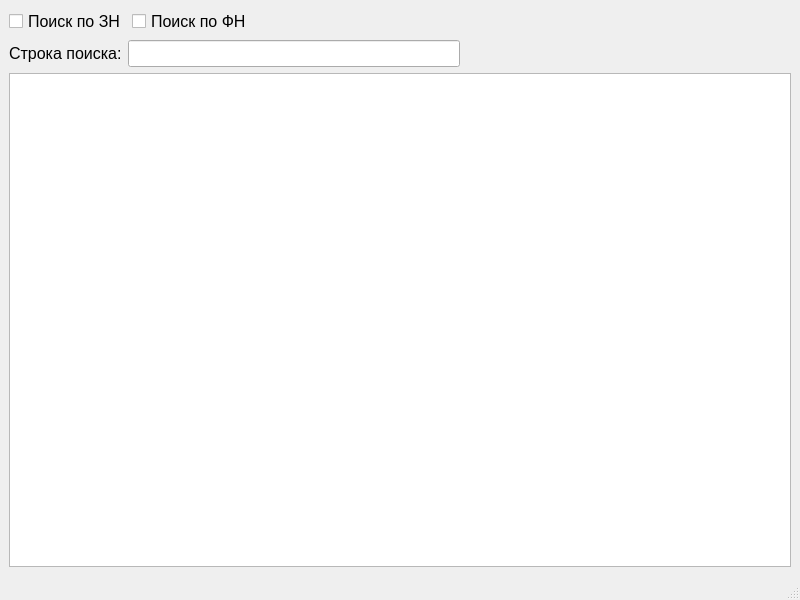
<?xml version="1.0" encoding="UTF-8"?>
<ui version="4.0">
 <class>FindWindow</class>
 <widget class="QMainWindow" name="FindWindow">
  <property name="geometry">
   <rect>
    <x>0</x>
    <y>0</y>
    <width>800</width>
    <height>600</height>
   </rect>
  </property>
  <property name="font">
   <font>
    <pointsize>12</pointsize>
   </font>
  </property>
  <property name="windowTitle">
   <string>Поиск РРО</string>
  </property>
  <property name="windowIcon">
   <iconset resource="resource.qrc">
    <normaloff>:/resource/Icon/find.png</normaloff>:/resource/Icon/find.png</iconset>
  </property>
  <widget class="QWidget" name="centralwidget">
   <layout class="QGridLayout" name="gridLayout">
    <item row="0" column="0">
     <layout class="QHBoxLayout" name="horizontalLayout_2">
      <item>
       <widget class="QCheckBox" name="checkBoxZN">
        <property name="text">
         <string>Поиск по ЗН</string>
        </property>
       </widget>
      </item>
      <item>
       <widget class="QCheckBox" name="checkBoxFN">
        <property name="text">
         <string>Поиск по ФН</string>
        </property>
       </widget>
      </item>
      <item>
       <spacer name="horizontalSpacer_2">
        <property name="orientation">
         <enum>Qt::Horizontal</enum>
        </property>
        <property name="sizeHint" stdset="0">
         <size>
          <width>40</width>
          <height>20</height>
         </size>
        </property>
       </spacer>
      </item>
     </layout>
    </item>
    <item row="1" column="0">
     <layout class="QHBoxLayout" name="horizontalLayout">
      <item>
       <widget class="QLabel" name="label">
        <property name="text">
         <string>Строка поиска:</string>
        </property>
       </widget>
      </item>
      <item>
       <widget class="QLineEdit" name="lineEditFind"/>
      </item>
      <item>
       <spacer name="horizontalSpacer">
        <property name="orientation">
         <enum>Qt::Horizontal</enum>
        </property>
        <property name="sizeHint" stdset="0">
         <size>
          <width>40</width>
          <height>20</height>
         </size>
        </property>
       </spacer>
      </item>
     </layout>
    </item>
    <item row="2" column="0">
     <widget class="QTableView" name="tableViewRezult">
      <property name="font">
       <font>
        <pointsize>12</pointsize>
       </font>
      </property>
      <property name="editTriggers">
       <set>QAbstractItemView::NoEditTriggers</set>
      </property>
      <property name="alternatingRowColors">
       <bool>true</bool>
      </property>
      <property name="selectionMode">
       <enum>QAbstractItemView::SingleSelection</enum>
      </property>
      <property name="selectionBehavior">
       <enum>QAbstractItemView::SelectRows</enum>
      </property>
      <property name="sortingEnabled">
       <bool>true</bool>
      </property>
     </widget>
    </item>
   </layout>
  </widget>
  <widget class="QMenuBar" name="menubar">
   <property name="geometry">
    <rect>
     <x>0</x>
     <y>0</y>
     <width>800</width>
     <height>21</height>
    </rect>
   </property>
  </widget>
  <widget class="QStatusBar" name="statusbar"/>
 </widget>
 <resources>
  <include location="resource.qrc"/>
 </resources>
 <connections/>
</ui>
